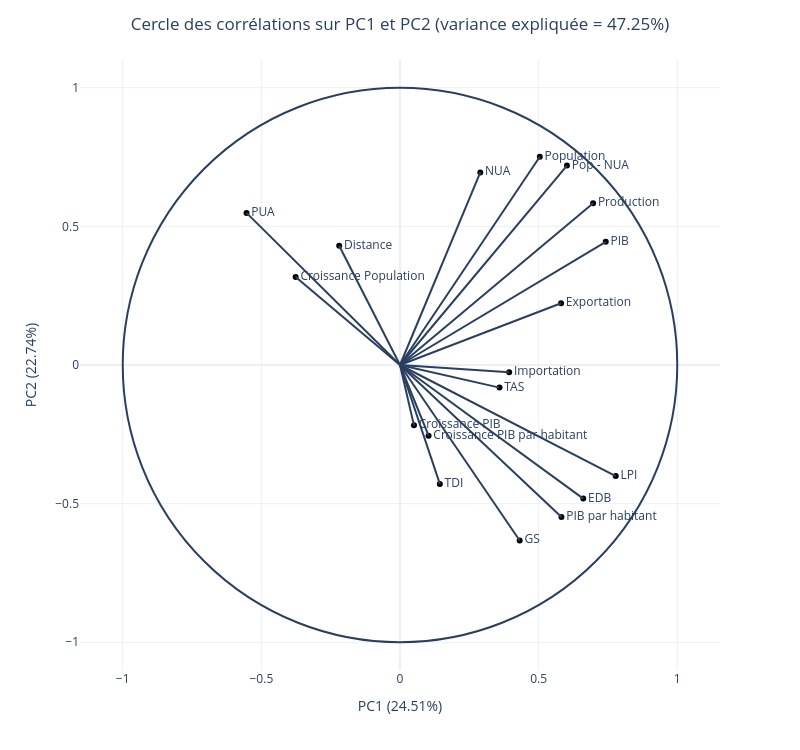
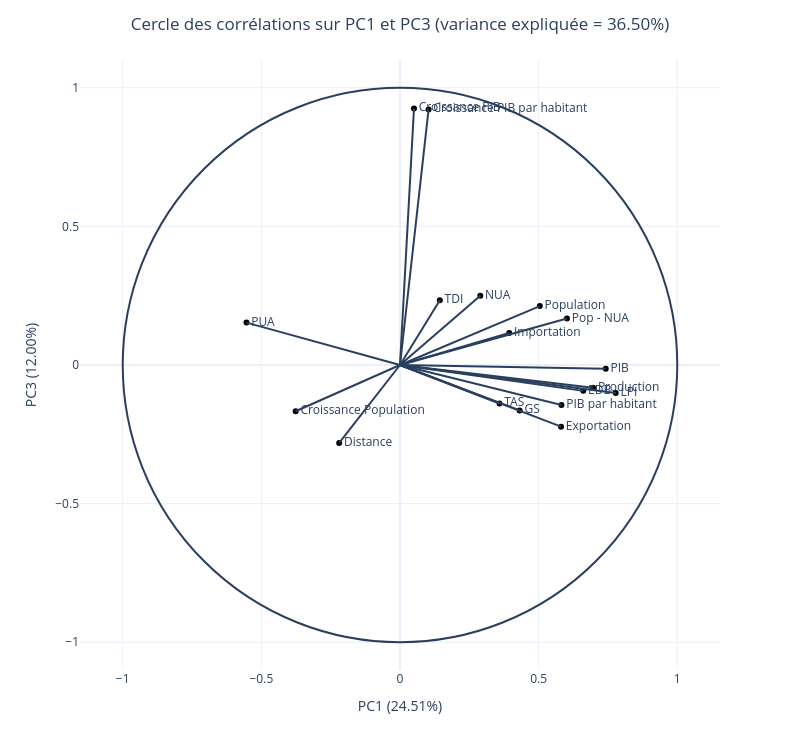
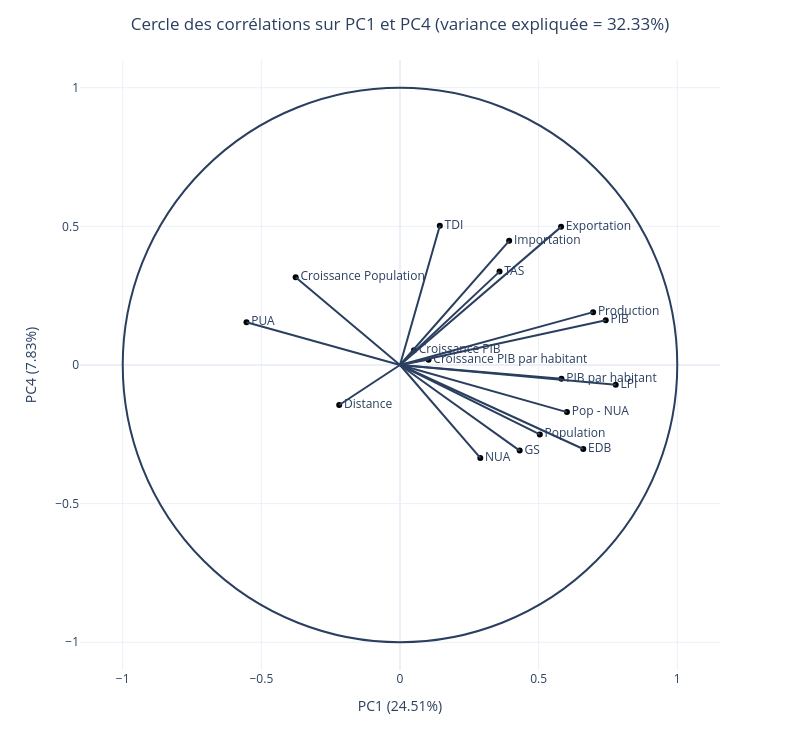
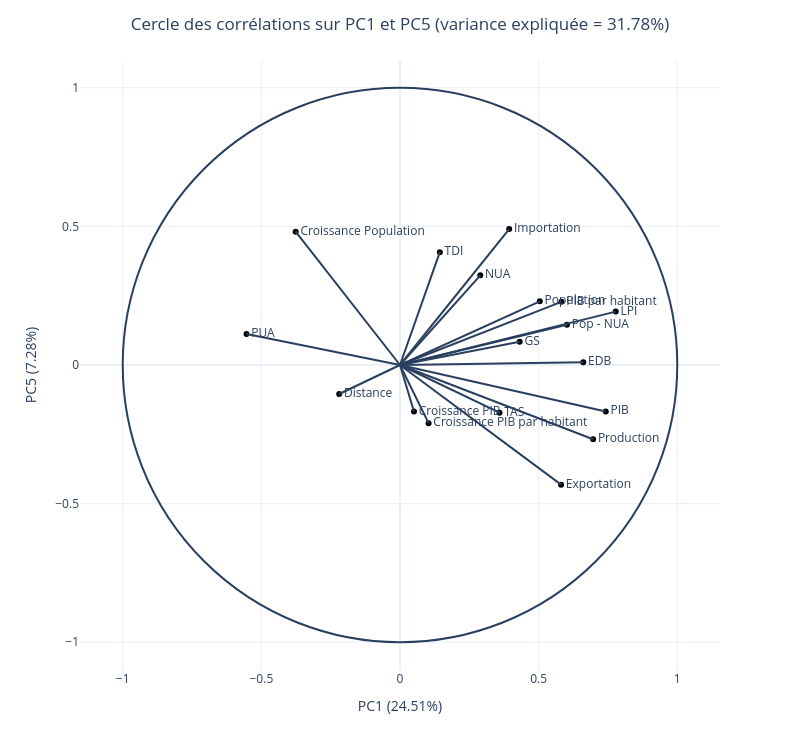

Write notebook code for charts like these, in order.
### Code cell
for i in range(6):
    for j in range(i+1, 6):
        correlation_circle(i+1, j+1)

### Figure 1 — Plotly figure (JSON) as saved in the notebook; plotly's stock layout.template omitted (floating-point values rounded to 4 significant figures)
{"data": [{"hovertemplate": "PC1 (24.51%)=%{x}<br>PC2 (22.74%)=%{y}<br>Features=%{text}<extra></extra>", "legendgroup": "", "marker": {"color": "black", "symbol": "circle"}, "mode": "markers+text", "name": "", "orientation": "v", "showlegend": false, "text": ["Production", "Importation", "Exportation", "TDI", "TAS", "Population", "Croissance Population", "Croissance PIB", "Croissance PIB par habitant", "PIB", "PIB par habitant", "NUA", "Pop - NUA", "PUA", "GS", "LPI", "EDB", "Distance"], "textposition": "middle right", "type": "scatter", "x": [0.6965, 0.3937, 0.5809, 0.1436, 0.3589, 0.5042, -0.3763, 0.05043, 0.1031, 0.742, 0.5823, 0.2896, 0.6022, -0.5536, 0.4316, 0.778, 0.661, -0.2193], "xaxis": "x", "y": [0.5833, -0.02619, 0.2228, -0.4289, -0.08157, 0.7511, 0.3175, -0.2177, -0.2548, 0.4443, -0.548, 0.6943, 0.7194, 0.5486, -0.6328, -0.4007, -0.4818, 0.4301], "yaxis": "y"}], "layout": {"height": 750, "legend": {"tracegroupgap": 0}, "margin": {"t": 60}, "shapes": [{"type": "circle", "x0": -1, "x1": 1, "xref": "x", "y0": -1, "y1": 1, "yref": "y"}, {"type": "line", "x0": 0, "x1": 0.6965, "y0": 0, "y1": 0.5833}, {"type": "line", "x0": 0, "x1": 0.3937, "y0": 0, "y1": -0.02619}, {"type": "line", "x0": 0, "x1": 0.5809, "y0": 0, "y1": 0.2228}, {"type": "line", "x0": 0, "x1": 0.1436, "y0": 0, "y1": -0.4289}, {"type": "line", "x0": 0, "x1": 0.3589, "y0": 0, "y1": -0.08157}, {"type": "line", "x0": 0, "x1": 0.5042, "y0": 0, "y1": 0.7511}, {"type": "line", "x0": 0, "x1": -0.3763, "y0": 0, "y1": 0.3175}, {"type": "line", "x0": 0, "x1": 0.05043, "y0": 0, "y1": -0.2177}, {"type": "line", "x0": 0, "x1": 0.1031, "y0": 0, "y1": -0.2548}, {"type": "line", "x0": 0, "x1": 0.742, "y0": 0, "y1": 0.4443}, {"type": "line", "x0": 0, "x1": 0.5823, "y0": 0, "y1": -0.548}, {"type": "line", "x0": 0, "x1": 0.2896, "y0": 0, "y1": 0.6943}, {"type": "line", "x0": 0, "x1": 0.6022, "y0": 0, "y1": 0.7194}, {"type": "line", "x0": 0, "x1": -0.5536, "y0": 0, "y1": 0.5486}, {"type": "line", "x0": 0, "x1": 0.4316, "y0": 0, "y1": -0.6328}, {"type": "line", "x0": 0, "x1": 0.778, "y0": 0, "y1": -0.4007}, {"type": "line", "x0": 0, "x1": 0.661, "y0": 0, "y1": -0.4818}, {"type": "line", "x0": 0, "x1": -0.2193, "y0": 0, "y1": 0.4301}], "title": {"text": "Cercle des corrélations sur PC1 et PC2 (variance expliquée = 47.25%)", "x": 0.5}, "width": 800, "xaxis": {"anchor": "y", "domain": [0, 1], "title": {"text": "PC1 (24.51%)"}}, "yaxis": {"anchor": "x", "domain": [0, 1], "range": [-1.1, 1.1], "scaleanchor": "x", "scaleratio": 1, "title": {"text": "PC2 (22.74%)"}}}}

### Figure 2 — Plotly figure (JSON) as saved in the notebook; plotly's stock layout.template omitted (floating-point values rounded to 4 significant figures)
{"data": [{"hovertemplate": "PC1 (24.51%)=%{x}<br>PC3 (12.00%)=%{y}<br>Features=%{text}<extra></extra>", "legendgroup": "", "marker": {"color": "black", "symbol": "circle"}, "mode": "markers+text", "name": "", "orientation": "v", "showlegend": false, "text": ["Production", "Importation", "Exportation", "TDI", "TAS", "Population", "Croissance Population", "Croissance PIB", "Croissance PIB par habitant", "PIB", "PIB par habitant", "NUA", "Pop - NUA", "PUA", "GS", "LPI", "EDB", "Distance"], "textposition": "middle right", "type": "scatter", "x": [0.6965, 0.3937, 0.5809, 0.1436, 0.3589, 0.5042, -0.3763, 0.05043, 0.1031, 0.742, 0.5823, 0.2896, 0.6022, -0.5536, 0.4316, 0.778, 0.661, -0.2193], "xaxis": "x", "y": [-0.08188, 0.1156, -0.2223, 0.2332, -0.1387, 0.2123, -0.1667, 0.9253, 0.9217, -0.01324, -0.144, 0.2494, 0.1675, 0.1528, -0.1639, -0.101, -0.09329, -0.2809], "yaxis": "y"}], "layout": {"height": 750, "legend": {"tracegroupgap": 0}, "margin": {"t": 60}, "shapes": [{"type": "circle", "x0": -1, "x1": 1, "xref": "x", "y0": -1, "y1": 1, "yref": "y"}, {"type": "line", "x0": 0, "x1": 0.6965, "y0": 0, "y1": -0.08188}, {"type": "line", "x0": 0, "x1": 0.3937, "y0": 0, "y1": 0.1156}, {"type": "line", "x0": 0, "x1": 0.5809, "y0": 0, "y1": -0.2223}, {"type": "line", "x0": 0, "x1": 0.1436, "y0": 0, "y1": 0.2332}, {"type": "line", "x0": 0, "x1": 0.3589, "y0": 0, "y1": -0.1387}, {"type": "line", "x0": 0, "x1": 0.5042, "y0": 0, "y1": 0.2123}, {"type": "line", "x0": 0, "x1": -0.3763, "y0": 0, "y1": -0.1667}, {"type": "line", "x0": 0, "x1": 0.05043, "y0": 0, "y1": 0.9253}, {"type": "line", "x0": 0, "x1": 0.1031, "y0": 0, "y1": 0.9217}, {"type": "line", "x0": 0, "x1": 0.742, "y0": 0, "y1": -0.01324}, {"type": "line", "x0": 0, "x1": 0.5823, "y0": 0, "y1": -0.144}, {"type": "line", "x0": 0, "x1": 0.2896, "y0": 0, "y1": 0.2494}, {"type": "line", "x0": 0, "x1": 0.6022, "y0": 0, "y1": 0.1675}, {"type": "line", "x0": 0, "x1": -0.5536, "y0": 0, "y1": 0.1528}, {"type": "line", "x0": 0, "x1": 0.4316, "y0": 0, "y1": -0.1639}, {"type": "line", "x0": 0, "x1": 0.778, "y0": 0, "y1": -0.101}, {"type": "line", "x0": 0, "x1": 0.661, "y0": 0, "y1": -0.09329}, {"type": "line", "x0": 0, "x1": -0.2193, "y0": 0, "y1": -0.2809}], "title": {"text": "Cercle des corrélations sur PC1 et PC3 (variance expliquée = 36.50%)", "x": 0.5}, "width": 800, "xaxis": {"anchor": "y", "domain": [0, 1], "title": {"text": "PC1 (24.51%)"}}, "yaxis": {"anchor": "x", "domain": [0, 1], "range": [-1.1, 1.1], "scaleanchor": "x", "scaleratio": 1, "title": {"text": "PC3 (12.00%)"}}}}

### Figure 3 — Plotly figure (JSON) as saved in the notebook; plotly's stock layout.template omitted (floating-point values rounded to 4 significant figures)
{"data": [{"hovertemplate": "PC1 (24.51%)=%{x}<br>PC4 (7.83%)=%{y}<br>Features=%{text}<extra></extra>", "legendgroup": "", "marker": {"color": "black", "symbol": "circle"}, "mode": "markers+text", "name": "", "orientation": "v", "showlegend": false, "text": ["Production", "Importation", "Exportation", "TDI", "TAS", "Population", "Croissance Population", "Croissance PIB", "Croissance PIB par habitant", "PIB", "PIB par habitant", "NUA", "Pop - NUA", "PUA", "GS", "LPI", "EDB", "Distance"], "textposition": "middle right", "type": "scatter", "x": [0.6965, 0.3937, 0.5809, 0.1436, 0.3589, 0.5042, -0.3763, 0.05043, 0.1031, 0.742, 0.5823, 0.2896, 0.6022, -0.5536, 0.4316, 0.778, 0.661, -0.2193], "xaxis": "x", "y": [0.1906, 0.4478, 0.4982, 0.5021, 0.3368, -0.2504, 0.3162, 0.05296, 0.01938, 0.1613, -0.04999, -0.335, -0.1698, 0.154, -0.3088, -0.07092, -0.3029, -0.1443], "yaxis": "y"}], "layout": {"height": 750, "legend": {"tracegroupgap": 0}, "margin": {"t": 60}, "shapes": [{"type": "circle", "x0": -1, "x1": 1, "xref": "x", "y0": -1, "y1": 1, "yref": "y"}, {"type": "line", "x0": 0, "x1": 0.6965, "y0": 0, "y1": 0.1906}, {"type": "line", "x0": 0, "x1": 0.3937, "y0": 0, "y1": 0.4478}, {"type": "line", "x0": 0, "x1": 0.5809, "y0": 0, "y1": 0.4982}, {"type": "line", "x0": 0, "x1": 0.1436, "y0": 0, "y1": 0.5021}, {"type": "line", "x0": 0, "x1": 0.3589, "y0": 0, "y1": 0.3368}, {"type": "line", "x0": 0, "x1": 0.5042, "y0": 0, "y1": -0.2504}, {"type": "line", "x0": 0, "x1": -0.3763, "y0": 0, "y1": 0.3162}, {"type": "line", "x0": 0, "x1": 0.05043, "y0": 0, "y1": 0.05296}, {"type": "line", "x0": 0, "x1": 0.1031, "y0": 0, "y1": 0.01938}, {"type": "line", "x0": 0, "x1": 0.742, "y0": 0, "y1": 0.1613}, {"type": "line", "x0": 0, "x1": 0.5823, "y0": 0, "y1": -0.04999}, {"type": "line", "x0": 0, "x1": 0.2896, "y0": 0, "y1": -0.335}, {"type": "line", "x0": 0, "x1": 0.6022, "y0": 0, "y1": -0.1698}, {"type": "line", "x0": 0, "x1": -0.5536, "y0": 0, "y1": 0.154}, {"type": "line", "x0": 0, "x1": 0.4316, "y0": 0, "y1": -0.3088}, {"type": "line", "x0": 0, "x1": 0.778, "y0": 0, "y1": -0.07092}, {"type": "line", "x0": 0, "x1": 0.661, "y0": 0, "y1": -0.3029}, {"type": "line", "x0": 0, "x1": -0.2193, "y0": 0, "y1": -0.1443}], "title": {"text": "Cercle des corrélations sur PC1 et PC4 (variance expliquée = 32.33%)", "x": 0.5}, "width": 800, "xaxis": {"anchor": "y", "domain": [0, 1], "title": {"text": "PC1 (24.51%)"}}, "yaxis": {"anchor": "x", "domain": [0, 1], "range": [-1.1, 1.1], "scaleanchor": "x", "scaleratio": 1, "title": {"text": "PC4 (7.83%)"}}}}

### Figure 4 — Plotly figure (JSON) as saved in the notebook; plotly's stock layout.template omitted (floating-point values rounded to 4 significant figures)
{"data": [{"hovertemplate": "PC1 (24.51%)=%{x}<br>PC5 (7.28%)=%{y}<br>Features=%{text}<extra></extra>", "legendgroup": "", "marker": {"color": "black", "symbol": "circle"}, "mode": "markers+text", "name": "", "orientation": "v", "showlegend": false, "text": ["Production", "Importation", "Exportation", "TDI", "TAS", "Population", "Croissance Population", "Croissance PIB", "Croissance PIB par habitant", "PIB", "PIB par habitant", "NUA", "Pop - NUA", "PUA", "GS", "LPI", "EDB", "Distance"], "textposition": "middle right", "type": "scatter", "x": [0.6965, 0.3937, 0.5809, 0.1436, 0.3589, 0.5042, -0.3763, 0.05043, 0.1031, 0.742, 0.5823, 0.2896, 0.6022, -0.5536, 0.4316, 0.778, 0.661, -0.2193], "xaxis": "x", "y": [-0.268, 0.4902, -0.4316, 0.407, -0.1718, 0.2297, 0.4809, -0.1677, -0.2098, -0.1675, 0.2278, 0.3233, 0.145, 0.1116, 0.08401, 0.1925, 0.009721, -0.1046], "yaxis": "y"}], "layout": {"height": 750, "legend": {"tracegroupgap": 0}, "margin": {"t": 60}, "shapes": [{"type": "circle", "x0": -1, "x1": 1, "xref": "x", "y0": -1, "y1": 1, "yref": "y"}, {"type": "line", "x0": 0, "x1": 0.6965, "y0": 0, "y1": -0.268}, {"type": "line", "x0": 0, "x1": 0.3937, "y0": 0, "y1": 0.4902}, {"type": "line", "x0": 0, "x1": 0.5809, "y0": 0, "y1": -0.4316}, {"type": "line", "x0": 0, "x1": 0.1436, "y0": 0, "y1": 0.407}, {"type": "line", "x0": 0, "x1": 0.3589, "y0": 0, "y1": -0.1718}, {"type": "line", "x0": 0, "x1": 0.5042, "y0": 0, "y1": 0.2297}, {"type": "line", "x0": 0, "x1": -0.3763, "y0": 0, "y1": 0.4809}, {"type": "line", "x0": 0, "x1": 0.05043, "y0": 0, "y1": -0.1677}, {"type": "line", "x0": 0, "x1": 0.1031, "y0": 0, "y1": -0.2098}, {"type": "line", "x0": 0, "x1": 0.742, "y0": 0, "y1": -0.1675}, {"type": "line", "x0": 0, "x1": 0.5823, "y0": 0, "y1": 0.2278}, {"type": "line", "x0": 0, "x1": 0.2896, "y0": 0, "y1": 0.3233}, {"type": "line", "x0": 0, "x1": 0.6022, "y0": 0, "y1": 0.145}, {"type": "line", "x0": 0, "x1": -0.5536, "y0": 0, "y1": 0.1116}, {"type": "line", "x0": 0, "x1": 0.4316, "y0": 0, "y1": 0.08401}, {"type": "line", "x0": 0, "x1": 0.778, "y0": 0, "y1": 0.1925}, {"type": "line", "x0": 0, "x1": 0.661, "y0": 0, "y1": 0.009721}, {"type": "line", "x0": 0, "x1": -0.2193, "y0": 0, "y1": -0.1046}], "title": {"text": "Cercle des corrélations sur PC1 et PC5 (variance expliquée = 31.78%)", "x": 0.5}, "width": 800, "xaxis": {"anchor": "y", "domain": [0, 1], "title": {"text": "PC1 (24.51%)"}}, "yaxis": {"anchor": "x", "domain": [0, 1], "range": [-1.1, 1.1], "scaleanchor": "x", "scaleratio": 1, "title": {"text": "PC5 (7.28%)"}}}}
